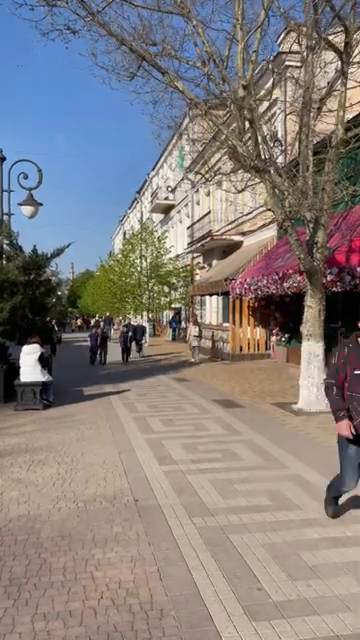
#> input picture frame 40 of me.mp4, 360 x 640 px
$ python me.py
#> lines starting #> are read from the running program, lines starting #| are printed output that depends on the picture
import cv2
import numpy as np

cap = cv2.VideoCapture("me.mp4")

ret, frame1 = cap.read()
#> frame1 is the input picture: shape (640, 360, 3); mean B, G, R 125.6, 126.8, 133.2
prev_gray = cv2.cvtColor(frame1, cv2.COLOR_BGR2GRAY)

hsv = np.zeros_like(frame1)
hsv[..., 1] = 255

while True:
    ret, frame2 = cap.read()
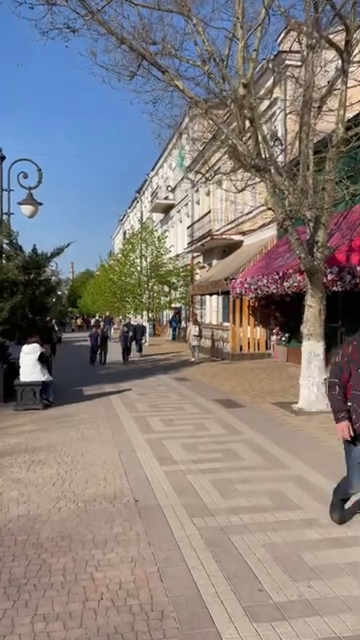
#> input picture frame 41 of me.mp4, 360 x 640 px
#> frame2 is the input picture: shape (640, 360, 3); mean B, G, R 126.1, 127.1, 133.7
    if not ret:
        break

    next_gray = cv2.cvtColor(frame2, cv2.COLOR_BGR2GRAY)
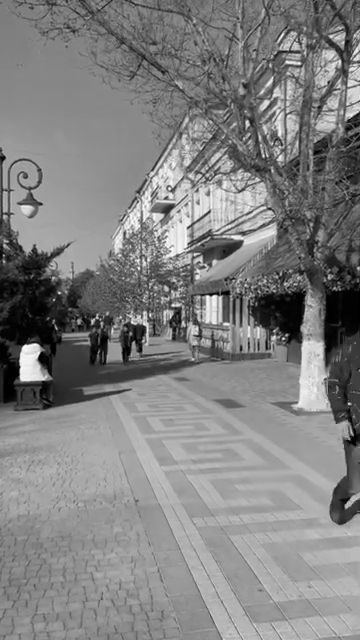
#> next_gray: shape (640, 360); min 0, max 255, mean 129
    flow = cv2.calcOpticalFlowFarneback(prev_gray, next_gray, None,
                                        0.5, 3, 15, 3, 5, 1.2, 0)

    mag, ang = cv2.cartToPolar(flow[...,0], flow[...,1])
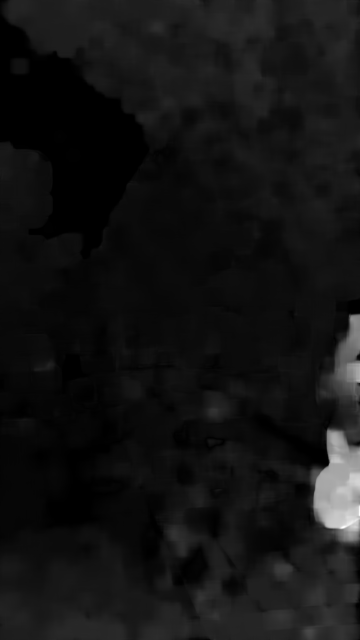
#> mag: shape (640, 360) float32; min 1.51e-12, max 11.06, mean 0.855; drawn with min black and max white
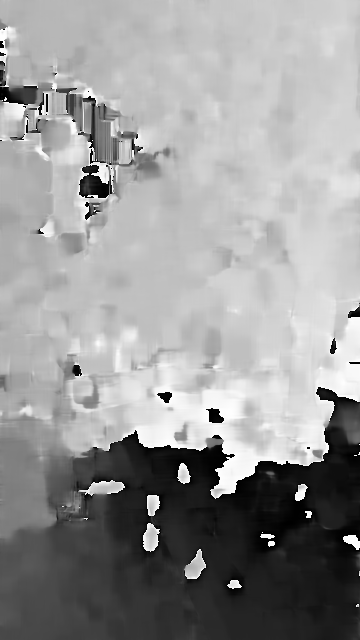
#> ang: shape (640, 360) float32; min 1.17e-05, max 6.28, mean 3.74; drawn with min black and max white
    hsv[..., 0] = ang * 180 / np.pi / 2
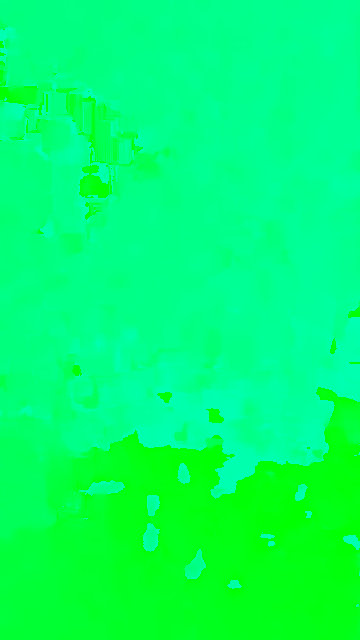
#> hsv: shape (640, 360, 3); mean of channels 0, 1, 2 106.5, 255, 0; drawn as B, G, R
    hsv[..., 2] = cv2.normalize(mag, None, 0, 255, cv2.NORM_MINMAX)
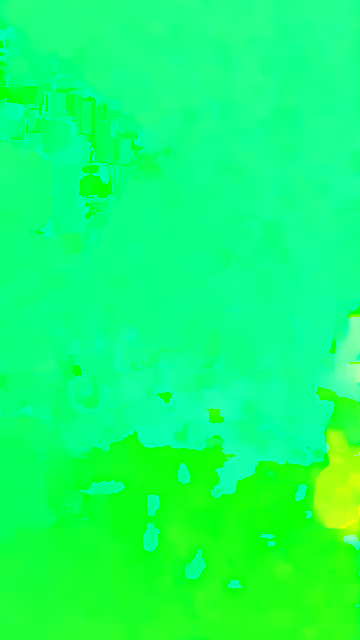
#> hsv: shape (640, 360, 3); mean of channels 0, 1, 2 106.5, 255, 19.3; drawn as B, G, R

    rgb = cv2.cvtColor(hsv, cv2.COLOR_HSV2BGR)
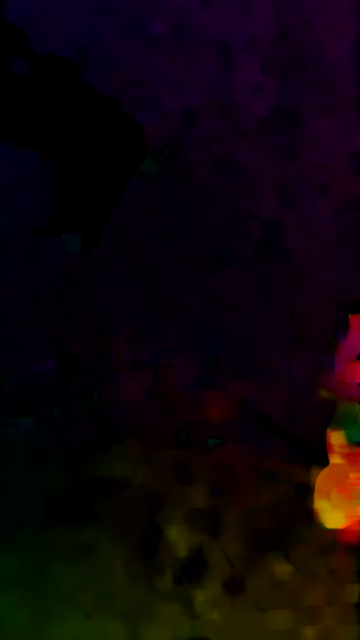
#> rgb: shape (640, 360, 3); mean B, G, R 9.5, 5.5, 14.5
    cv2.imshow("Optical Flow", rgb)

    if cv2.waitKey(30) == 27:
#> (key Esc is pressed here)
        break

    prev_gray = next_gray

cap.release()
cv2.destroyAllWindows()

$ run again, starting later in the video
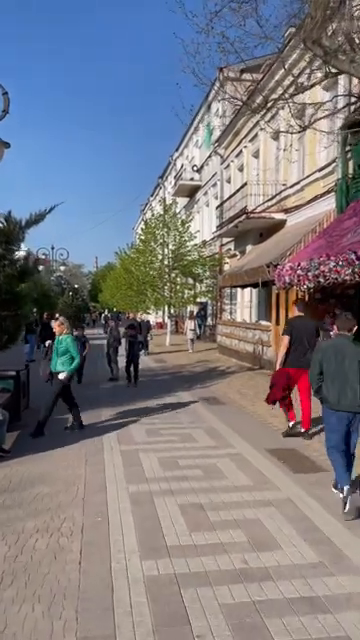
#> input picture frame 182 of me.mp4, 360 x 640 px
#> frame1 is the input picture: shape (640, 360, 3); mean B, G, R 130.2, 122.5, 123.1
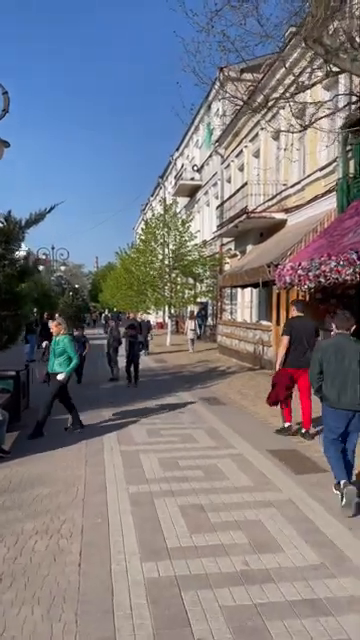
#> input picture frame 183 of me.mp4, 360 x 640 px
#> frame2 is the input picture: shape (640, 360, 3); mean B, G, R 130.2, 122.5, 122.9
#> `rgb = cv2.cvtColor(hsv, cv2.COLOR_HSV2BGR)`:
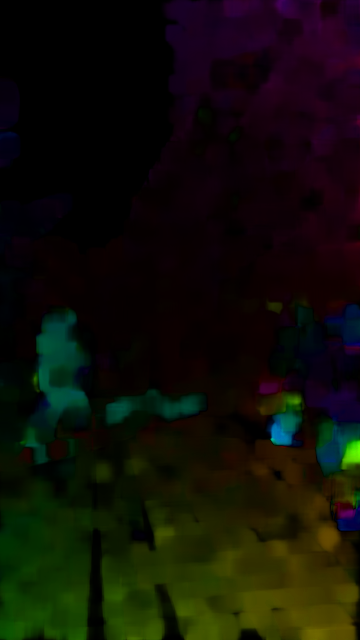
#> rgb: shape (640, 360, 3); mean B, G, R 6.6, 15.2, 16.1

$ run again, starting later in the video
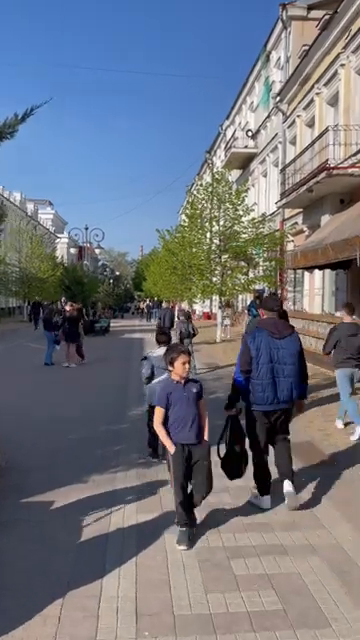
#> input picture frame 324 of me.mp4, 360 x 640 px
#> frame1 is the input picture: shape (640, 360, 3); mean B, G, R 126.2, 114.5, 109.6
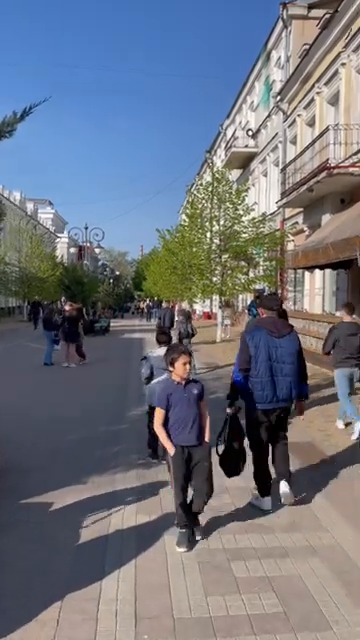
#> input picture frame 325 of me.mp4, 360 x 640 px
#> frame2 is the input picture: shape (640, 360, 3); mean B, G, R 126.3, 114.5, 109.8
#> `rgb = cv2.cvtColor(hsv, cv2.COLOR_HSV2BGR)`:
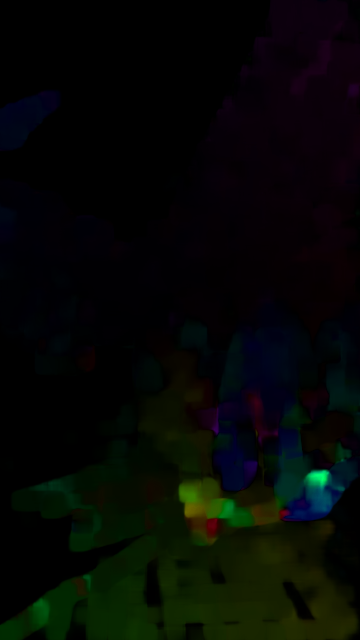
#> rgb: shape (640, 360, 3); mean B, G, R 4.7, 7.7, 5.1
